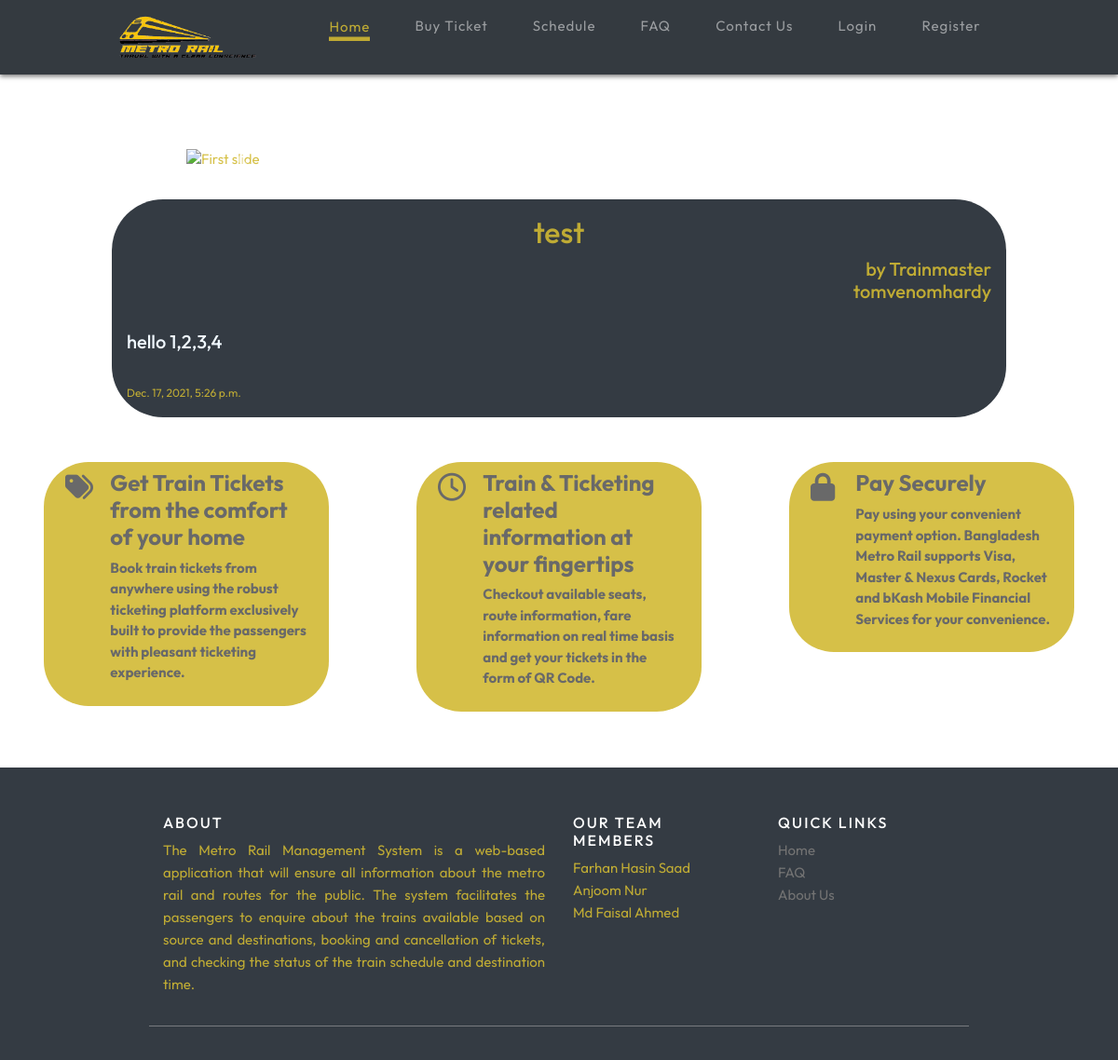
Before: / with the older database file.
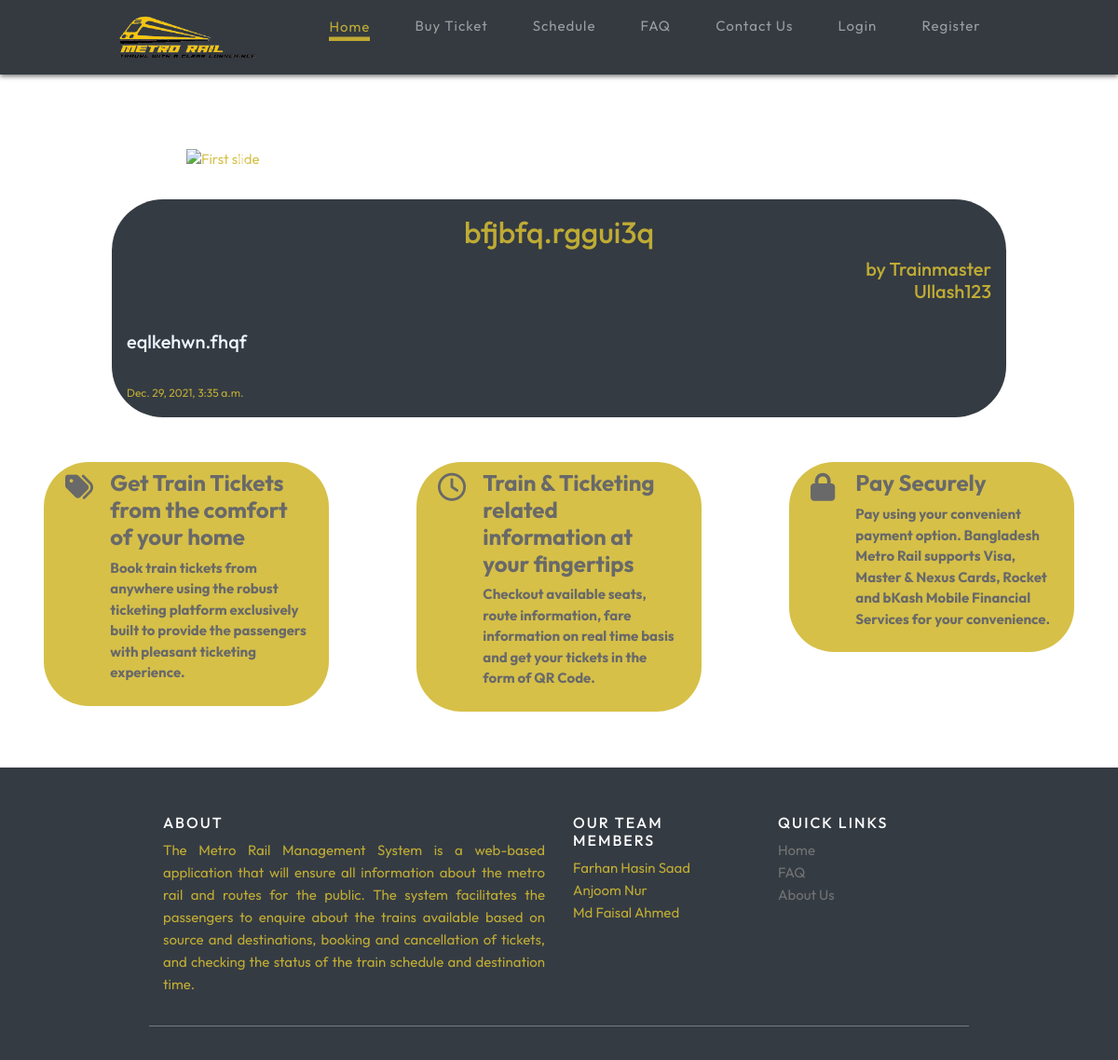
After: the same page with the newer database file.
### railapp/models.py (models this page shows, shortened)
class Announcement(models.Model):
    title = models.CharField(max_length=200, unique=True)
    username = models.CharField(max_length=200)
    content = models.TextField()
    created_on = models.DateTimeField(auto_now_add=True)
    class Meta:
         ordering = ['created_on']

### railapp/views.py (the view, shortened to what this page needs)
# urls.py: 2. Add a URL to urlpatterns:  path('', views.home, name='home')
def home(request):
    try:
        post_list=Announcement.objects.order_by('created_on').reverse()
        post_list_2=Announcement.objects.latest('created_on')
        test=Book.objects.all()
        context = {'post_list':post_list, 'post_list_2':post_list_2, 'test':test}
    except ObjectDoesNotExist:
        context={}
    return render(request, 'railapp/home.html', context)

### railapp/templates/railapp/home.html (shortened to what this page needs)
{% extends 'railapp/main.html' %}
{% load static %}
{% block content %}
<html>
<link rel="stylesheet" href="{% static 'css/homebuy.css'%}">
<link rel="stylesheet" href="{% static 'css/contact.css' %}">
<body>
{% if request.user.is_authenticated and user.is_trainmaster == True %}
<div class="inner">
  <form class="{% url 'home' %}" method="post">
    {% csrf_token %}
    <h3 style="text-align:center;">Post Announcement {{name}}</h3>
    <p style="text-align:center;">If you have any announcement to make type the message in the box below. </p>
    <label class="form-group" >
      <input class="form-control" type="text" id="fname" name="title"><br><br>
      <textarea name='content' id="" class="form-control" required></textarea>
      <span class="border"></span>
    </label>
    <button type="submit" class="btn
    dento-btn">Post</button>
  </form>
</div>
{% for row in post_list %}
  <div class="post">
  <h2 style="text-align: center;">{{row.title}}</h2>
  <h5 style="text-align: right;">by {{row.username}}</h5> <br>
  <h5 style="color: aliceblue;">{{row.content}}</h5> <br>
  <small style="text-align: right;">{{row.created_on}}</small>
  </div>
  {% endfor %}
{% else %}
<div id="carouselExampleFade" class="carousel slide carousel-fade " data-ride="carousel">
  <div class="carousel-inner ">
    <div class="carousel-item active ">
      <img class="d-block w-100" src="https://www.travelmate.com.bd/wp-content/uploads/2021/05/Metro-Rail-Dhaka.jpg" alt="First slide">
    </div>
  </div>
  <a class="carousel-control-prev " href="#carouselExampleFade" role="button" data-slide="prev">
    <span class="carousel-control-prev-icon" aria-hidden="true"></span>
  </a>
  <a class="carousel-control-next" href="#carouselExampleFade" role="button" data-slide="next">
    <span class="carousel-control-next-icon" aria-hidden="true"></span>
  </a>
</div>
<div class="post" style="margin-bottom: 3rem;">
  <h2 style="text-align: center;">{{post_list_2.title}}</h2><h5 style="text-align: right;">by Trainmaster <br> {{post_list_2.username}}</h5> <br>
  <h5 style="color: aliceblue;">{{post_list_2.content}}</h5> <br>
  <small style="text-align: right;">{{post_list_2.created_on}}</small>
  </div>
<div class="mainrow ">
  <div class="col-md-4">
  <div class="row">
  <div class="col-2 col-sm-2 mt-1 cus-i-col">
    <i class="fas fa-tags fa-2x"></i>
  </div>
  <div class="col-10 col-sm-10">
    <h4 class="font-weight-bold">Get Train Tickets from the comfort of your home</h4>
    <p class="font-weight-bold cus-font-col-5">Book train tickets from anywhere using
      the robust ticketing platform exclusively built to provide the passengers with pleasant ticketing experience.</p>
  </div>
  </div>
  </div>
  <div class="col-md-4">
  <div class="row">
  <div class="col-2 col-md-2 mt-1  cus-i-col">
    <i class="far fa-clock fa-2x"></i>
  </div>
  <div class="col-10 col-md-10">
    <h4 class="font-weight-bold">Train &amp; Ticketing related information at your fingertips</h4>
      <p class="font-weight-bold cus-font-col-5">Checkout available seats, route information, fare information on real time basis and get your tickets in the form of QR Code.</p>
  </div>
  </div>
  </div>
  <div class="col-md-4">
   <div class="row">
  <div class="col-2 col-md-2 mt-1  cus-i-col">
  <i class="fas fa-lock fa-2x"></i>
  </div>
  <div class="col-10 col-md-10">
   <h4 class="font-weight-bold">Pay Securely</h4>
  <p class="font-weight-bold cus-font-col-5">Pay using your convenient payment option.
    Bangladesh Metro Rail supports Visa, Master &amp; Nexus Cards, Rocket and bKash Mobile Financial Services for your convenience.</p>
 </div>
 </div>
 </div>
 </div>
 {% endif %}
</body>
{% endblock content %}

Changed rows visible on the page:
no longer on this page (row unchanged): Announcement: title "test", username "tomvenomhardy", content "hello 1,2,3,4", created_on "Dec. 17, 2021, 5:26 p.m."
added Announcement: title "bfjbfq.rggui3q", username "Ullash123", content "eqlkehwn.fhqf", created_on "Dec. 29, 2021, 3:35 a.m."
